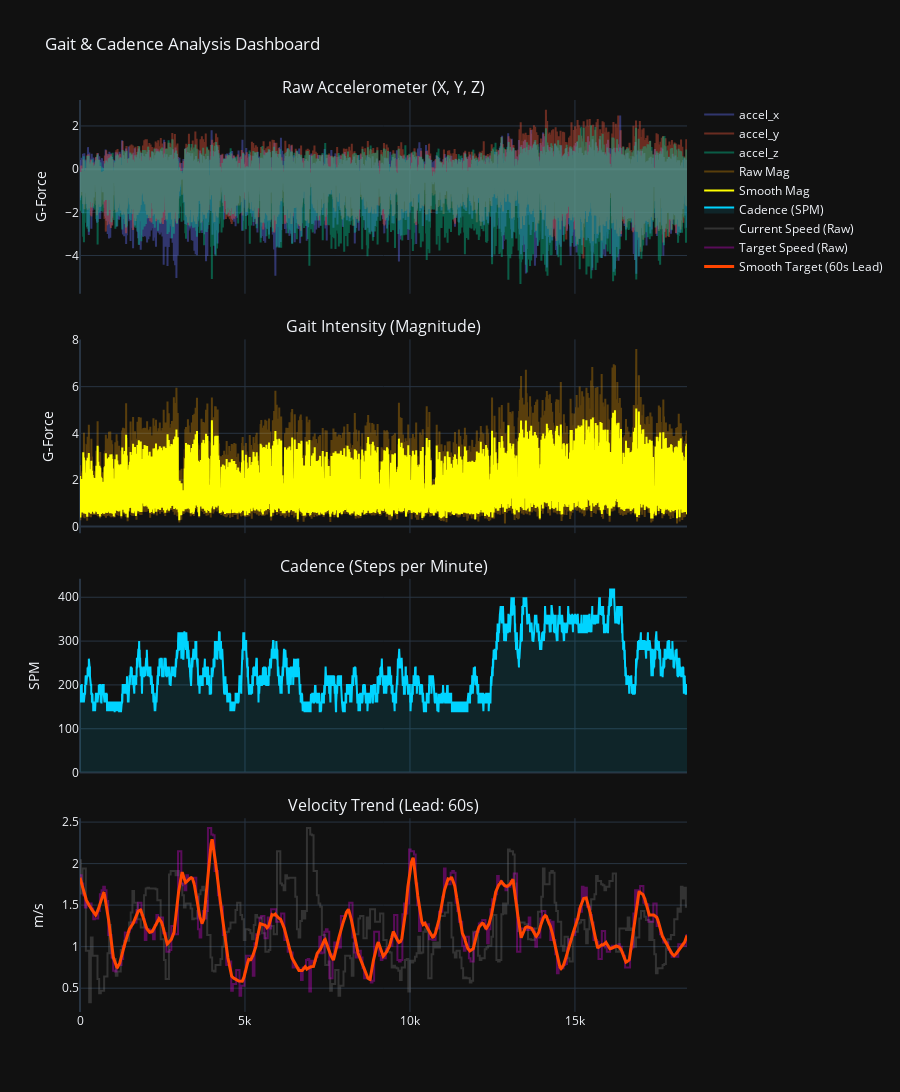

The code cell stored with this chart in its notebook:
### Code cell
from gait_analytics.preprocess import process_gait_data
from gait_analytics.visualization import plot_data

df_preprocessed = process_gait_data(raw_data)
plot_data(df_preprocessed)

### Figure 1 — Plotly figure (JSON) as saved in the notebook; plotly's stock layout.template omitted (floating-point values rounded to 4 significant figures; data arrays with more than 128 entries replaced by an {"elided": "..."} marker saying what was removed)
{"data": [{"line": {"color": "#636EFA"}, "name": "accel_x", "opacity": 0.4, "type": "scatter", "xaxis": "x", "y": {"elided": "18397 float values"}, "yaxis": "y"}, {"line": {"color": "#EF553B"}, "name": "accel_y", "opacity": 0.4, "type": "scatter", "xaxis": "x", "y": {"elided": "18397 float values"}, "yaxis": "y"}, {"line": {"color": "#00CC96"}, "name": "accel_z", "opacity": 0.4, "type": "scatter", "xaxis": "x", "y": {"elided": "18397 float values"}, "yaxis": "y"}, {"line": {"color": "orange"}, "name": "Raw Mag", "opacity": 0.3, "type": "scatter", "xaxis": "x2", "y": {"elided": "18397 float values"}, "yaxis": "y2"}, {"line": {"color": "yellow", "width": 2}, "name": "Smooth Mag", "type": "scatter", "xaxis": "x2", "y": {"elided": "18397 float values"}, "yaxis": "y2"}, {"fill": "tozeroy", "fillcolor": "rgba(0, 212, 255, 0.1)", "line": {"color": "#00D4FF", "width": 2}, "name": "Cadence (SPM)", "type": "scatter", "xaxis": "x3", "y": {"elided": "18397 float values"}, "yaxis": "y3"}, {"line": {"color": "gray"}, "name": "Current Speed (Raw)", "opacity": 0.3, "type": "scatter", "xaxis": "x4", "y": {"elided": "18397 float values"}, "yaxis": "y4"}, {"line": {"color": "magenta"}, "name": "Target Speed (Raw)", "opacity": 0.3, "type": "scatter", "xaxis": "x4", "y": {"elided": "18397 float values"}, "yaxis": "y4"}, {"line": {"color": "#FF4500", "width": 3}, "name": "Smooth Target (60s Lead)", "type": "scatter", "xaxis": "x4", "y": {"elided": "18397 float values"}, "yaxis": "y4"}], "layout": {"annotations": [{"font": {"size": 16}, "showarrow": false, "text": "Raw Accelerometer (X, Y, Z)", "x": 0.5, "xanchor": "center", "xref": "paper", "y": 1, "yanchor": "bottom", "yref": "paper"}, {"font": {"size": 16}, "showarrow": false, "text": "Gait Intensity (Magnitude)", "x": 0.5, "xanchor": "center", "xref": "paper", "y": 0.7375, "yanchor": "bottom", "yref": "paper"}, {"font": {"size": 16}, "showarrow": false, "text": "Cadence (Steps per Minute)", "x": 0.5, "xanchor": "center", "xref": "paper", "y": 0.475, "yanchor": "bottom", "yref": "paper"}, {"font": {"size": 16}, "showarrow": false, "text": "Velocity Trend (Lead: 60s)", "x": 0.5, "xanchor": "center", "xref": "paper", "y": 0.2125, "yanchor": "bottom", "yref": "paper"}], "height": 1200, "hovermode": "x unified", "showlegend": true, "title": {"text": "Gait & Cadence Analysis Dashboard"}, "xaxis": {"anchor": "y", "domain": [0, 1], "matches": "x4", "showticklabels": false}, "xaxis2": {"anchor": "y2", "domain": [0, 1], "matches": "x4", "showticklabels": false}, "xaxis3": {"anchor": "y3", "domain": [0, 1], "matches": "x4", "showticklabels": false}, "xaxis4": {"anchor": "y4", "domain": [0, 1]}, "yaxis": {"anchor": "x", "domain": [0.7875, 1], "title": {"text": "G-Force"}}, "yaxis2": {"anchor": "x2", "domain": [0.525, 0.7375], "title": {"text": "G-Force"}}, "yaxis3": {"anchor": "x3", "domain": [0.2625, 0.475], "title": {"text": "SPM"}}, "yaxis4": {"anchor": "x4", "domain": [0, 0.2125], "title": {"text": "m/s"}}}}
